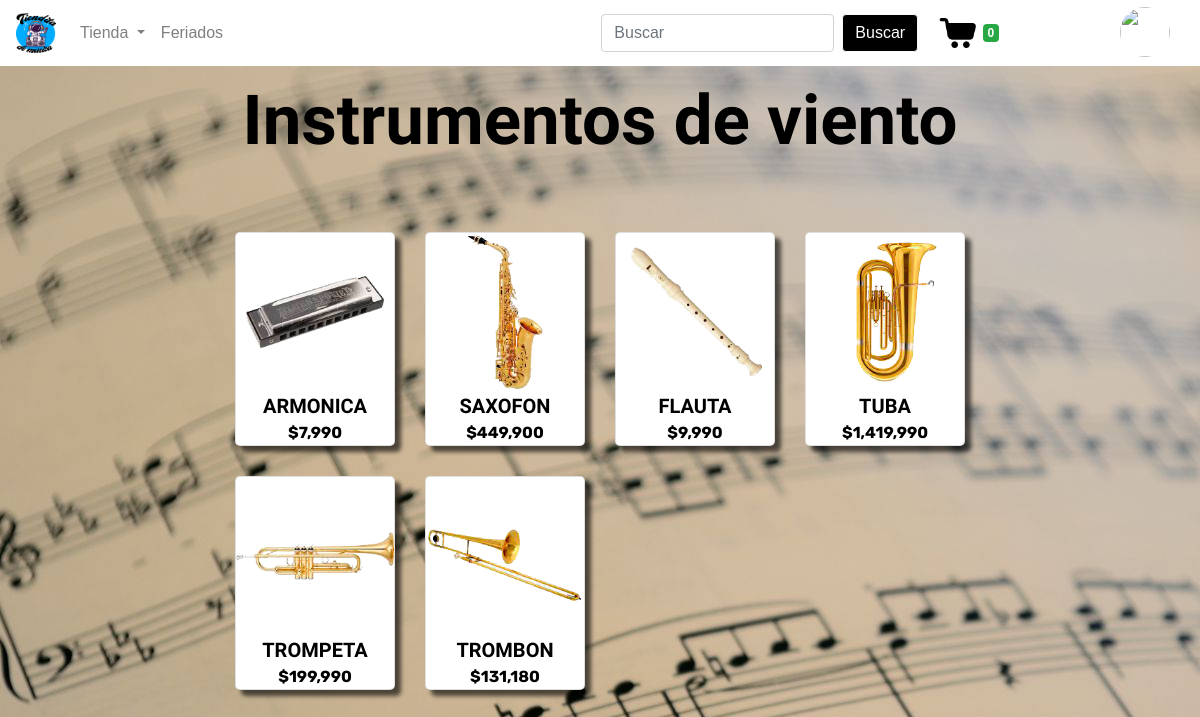
Page /prod_viento/ on the committed database.
### tiendita/models.py (models this page shows, shortened)
class Producto(models.Model):
    cod_producto = models.AutoField(primary_key=True)
    nombre = models.CharField(max_length=30)
    precio = models.IntegerField()
    descripcion = models.CharField(max_length=400)
    stock = models.IntegerField()
    foto = models.ImageField(upload_to="tiendita")
    categoria = models.ForeignKey(Categoria,on_delete=models.CASCADE)

### tiendita/views.py (the view)
# urls.py: path('prod_viento/',prod_viento,name="prod_viento"),
def prod_viento(request):
    productos = Producto.objects.filter(categoria = 4)
    if request.user.is_authenticated:
        usuario = Usuario.objects.get(correo = request.user.username)
    else:
        usuario = Usuario.rol.id_rol = 1
    for producto in productos:
        producto.precio = intcomma(producto.precio)
    contexto = {
        "productos" :productos,
        "usuario" :usuario
    }
    return render(request,'tiendita/tienda/prod_viento.html',contexto)

### tiendita/processor.py (called while the page is built)
def total_carrito(request):
    total = 0
    if request.user.is_authenticated:
        if "carrito" in request.session:
            for key, value in request.session["carrito"].items():
                total += int(value["acumulado"])
    return{"total_carrito": total}

def total_cantidad(request):
    total = 0
    if request.user.is_authenticated:
        if "carrito" in request.session:
            for key, value in request.session["carrito"].items():
                total += int(value["cantidad"])
    return{"total_cantidad": total}

def add_carrito(request):
    if request.user.is_authenticated:
        if "carrito" in request.session:
            x = request.session["carrito"]
            y = len(x)
        else:
            y = 0
    else:
        y = 0
    return {"total":y}

### tiendita/templates/tiendita/tienda/prod_viento.html (shortened to what this page needs)
{% extends 'tiendita/plantilla/navbar.html' %}
{% load static %}
    {% block head %}
        <link type="text/css" rel="stylesheet" href="{% static 'tiendita/css/ernesto/design.css' %}">
    {% endblock head %}
    {% block body %}
        <div class="row">
            <div class="col-md-12">
                <h1 class="titulos">Instrumentos de viento</h1>
            </div>
        </div>
        <div class="row">
            <div class="col-md-2"></div>
            {% for i in productos %}
                {% if forloop.counter0|divisibleby:4 %}
                        <div class="col-md-2"></div>
                    </div>
                    <div class="row">
                        <div class="col-md-2"></div>
                {% endif %}
                <div class="col-md-2">
                    <a href="{% url 'producto' i.cod_producto %}" class="textos borde card">
                        <img class="img" src="{{ i.foto.url }}" alt="No disponible"><br>
                        {{ i.nombre|upper }}
                        <p class="precio">${{ i.precio }}</p>
                    </a>
                </div>
            {% endfor %}
            <div class="col-md-2"></div>
        </div>
        <br>
    {% endblock body %}

### tiendita/static/tiendita/css/ernesto/design.css (style rules this page uses)
.body { margin-top: 80px; text-align: center; background-color: rgb(255, 255, 255); }
.img { width: 100%; max-width: 200px; }
.borde { cursor: pointer; border-radius: 5px; transition: .3s; border-width: 1px; background-color: rgb(255, 255, 255); box-shadow: 6px 6px 4px rgba(0, 0, 0, 0.623); display: block; margin: 0 auto; }
p { margin-bottom: 0px; }
a { text-decoration: none; color: black; }
.precio { text-align: center; font-family: 'Rubik', sans-serif; font-size: 16px; font-weight: bold; color: rgb(0, 0, 0); }
.textos { text-align: center; font-family: 'Montserrat Alternates', sans-serif; font-size: 20px; font-weight: bold; color: rgb(0, 0, 0); }
.titulos { color: rgb(0, 0, 0); font-family: 'Shrikhand', cursive; font-size: 69px; font-weight: bolder; }
.row { margin-top: 30px; margin-bottom: 30px; }
* { font-family: "poppins", sans-serif; margin: 0; padding: 0; }
body { background-color: #333; height: 100vh; }

### rows in the picture
Producto: foto (picture), nombre "ARMONICA", precio "7,990"
Producto: foto (picture), nombre "SAXOFON", precio "449,900"
Producto: foto (picture), nombre "FLAUTA", precio "9,990"
Producto: foto (picture), nombre "TUBA", precio "1,419,990"
Producto: foto (picture), nombre "TROMPETA", precio "199,990"
Producto: foto (picture), nombre "TROMBON", precio "131,180"

### other values in the picture
{{ total }} "0"
